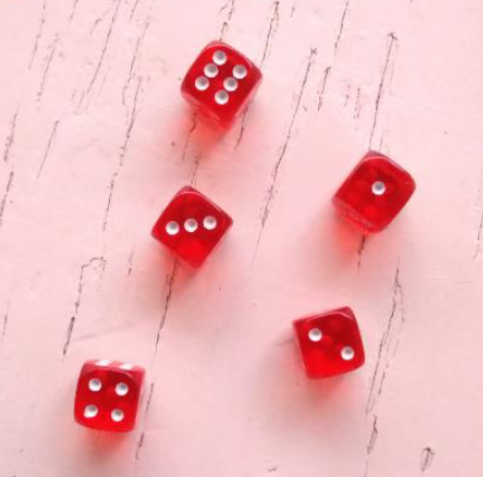
#> input picture PDI/imgs/dices.png, 483 x 477 px
$ python -i pdi_skimage.py   (imports and definitions only)
#> lines starting #> are read from the running program, lines starting #| are printed output that depends on the picture
import matplotlib.pyplot as plt
import numpy as np
from skimage import (
    filters,
    color,
    exposure,
    segmentation,
    feature
)

# [9 lines left out: function rgb2gray, not called in this run]

def rgb2hsv(image):
    """ Returns HSV image.

        Arguments:
            image {numpy.array} -- RGB image
        Returns:
            hsv_image {numpy.array} -- HSV image
    """
    return color.rgb2hsv(image)
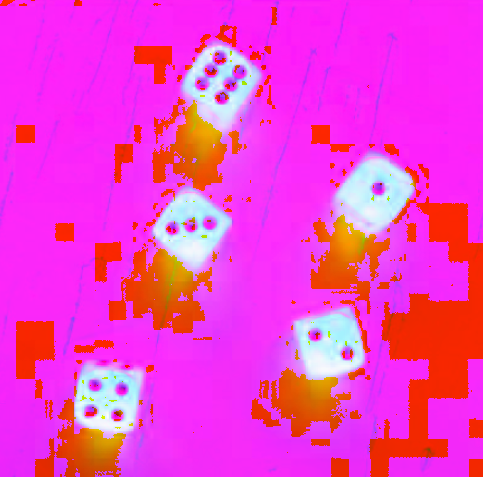
#> returned value: shape (477, 483, 3) float64; mean of channels 0, 1, 2 0.8, 0.244, 0.943; drawn as B, G, R

# [19 lines left out: functions rgb2lab, equalize_hist, not called in this run]

def equalize_image(image):
    """ Returns equalized image.

        Arguments:
            image {numpy.array} -- RGB image
        Returns:
            equalized_image {numpy.array} -- Equalized image
    """
    hsv = rgb2hsv(image)
    hsv[:,:,2] = exposure.equalize_hist(hsv[:,:,2])
#> hsv: shape (477, 483, 3) float64; mean of channels 0, 1, 2 0.8, 0.244, 0.514
    return color.hsv2rgb(hsv)
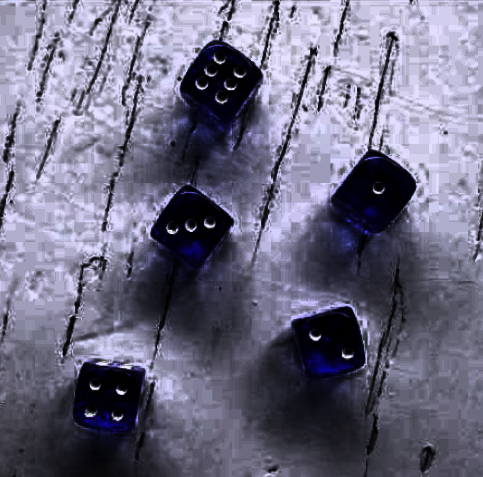
#> returned value: shape (477, 483, 3) float64; mean of channels 0, 1, 2 0.514, 0.425, 0.432; drawn as B, G, R

# [143 lines left out: functions median_filter, gaussian_filter, otsu, niblack, sauvola, sobel and 6 more, not called in this run]

>>> import cv2
>>> picture = cv2.cvtColor(cv2.imread('../imgs/dices.png'), cv2.COLOR_BGR2RGB)
>>> result = equalize_image(picture)
